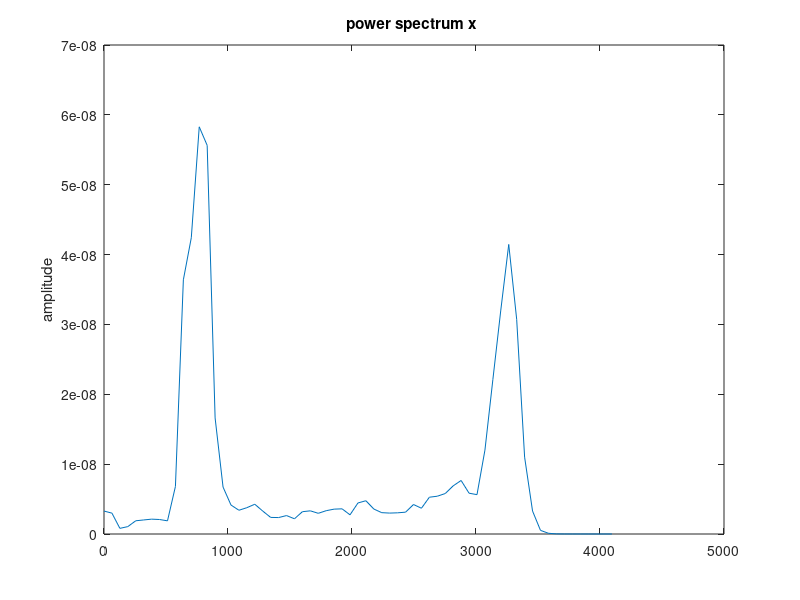

Write MATLAB code to recreate this figure. (Note: this script raises an error after producing the figure.)
clear all; close all;
load sima;
figure; pwelch(s,[],[],[],Fs);
f1=700; f2=1500;
H= [zeros(1,f1) ones(1,f2+f1) zeros(1,Fs-2*f2) ones(1,f2+f1) zeros(1,f1)];
h=ifft(H,'symmetric');
middle=length(h)/2;
h=[h(middle+1:end) h(1:middle)];
h64=h(middle+1-32:middle+33);
% figure; stem([0:length(h64)-1],h64); grid;
% figure; freqz(h64,1); % σχεδιάζουμε την απόκριση συχνότητας της h64
wvtool(h64); % αποκρίσεις συχνότητας των περικομμένων h
wh=hamming(length(h64));
wk=kaiser(length(h64),5);
figure; plot(0:64,wk,'r',0:64,wh,'b'); grid;
h_hamming=h64.*wh';
% figure; stem([0:length(h64)-1],h_hamming); grid;
% figure; freqz(h_hamming,1);
h_kaiser=h64.*wk';
wvtool(h64,h_hamming,h_kaiser);
y_rect=conv(s,h64);
figure; pwelch(y_rect,[],[],[],Fs);
y_hamm=conv(s,h_hamming);
figure; pwelch(y_hamm,[],[],[],Fs);
y_kais=conv(s,h_kaiser);
figure; pwelch(y_kais,[],[],[],Fs);
% Βαθυπερατό Parks-MacClellan
hpm=firpm(64, [0 0.10 0.15 0.5]*2, [1 1 0 0]);
% figure; freqz(hpm,1);
s_pm=conv(s,hpm);
figure; pwelch(s_pm,[],[],[],Fs);
sound(20*s); % ακούμε το αρχικό σήμα, s
sound(20*s_lp); % ακούμε το φιλτραρισμένο σήμα, s_lp
